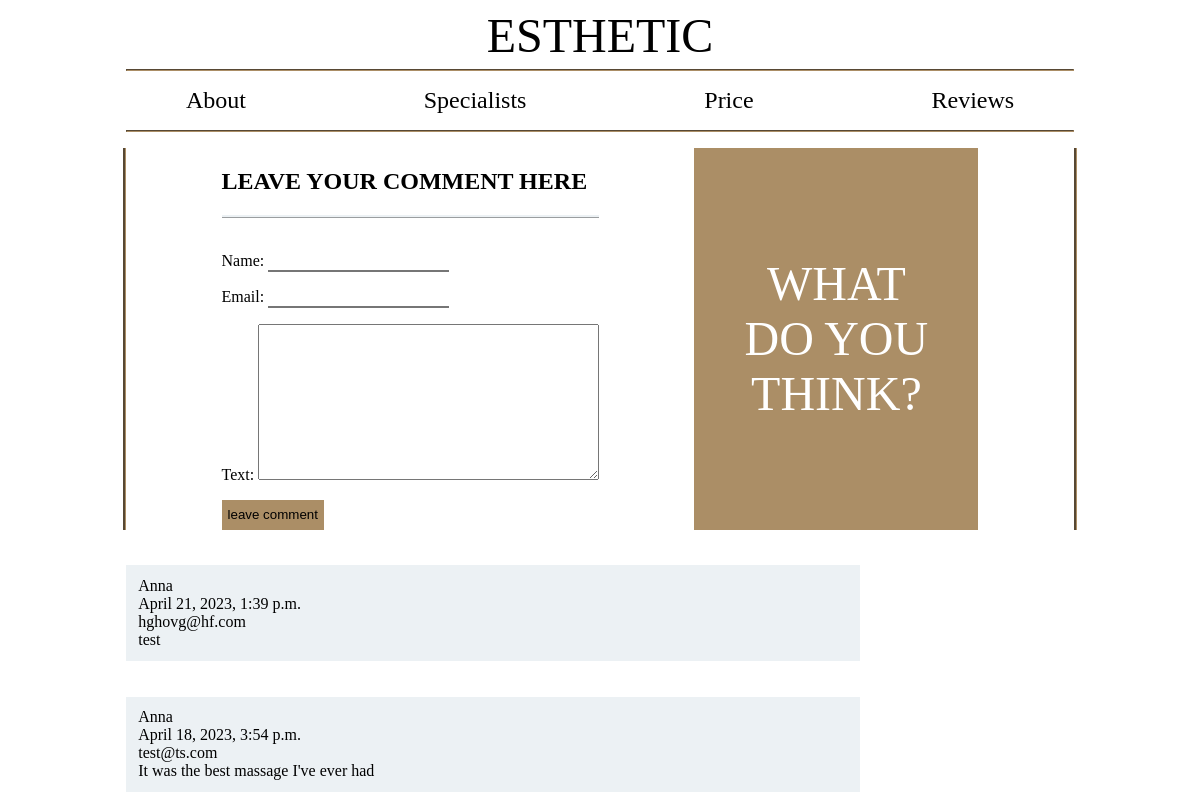
The app's page /reviews/ with its own data.
### app/models.py (models this page shows, shortened)
class Comment(models.Model):
    name = models.CharField(max_length=100)
    email = models.EmailField(primary_key=True, blank=False)
    text = models.TextField(blank=False)
    issued = models.DateTimeField(auto_now_add=True)

### app/views.py (the view)
# urls.py: path('reviews/', app_views.reviews, name='reviews'),
def reviews (request):
    if request.method == "POST":
        form = forms.NewCommentModelForm(request.POST, request.FILES)
        if form.is_valid():
            comment_entry = form.save(commit=False)
            comment_entry.issued =  datetime.datetime.now()
            comment_entry.save()
            form.save_m2m()
            return HttpResponseRedirect(request.path_info)
    else:
        form = forms.NewCommentModelForm()
        comments = Comment.objects.all().order_by('-issued').values()
    return render(request, 'reviews.html', {'form':form, 'comments':comments})

### app/forms/forms.py
class NewCommentModelForm(forms.ModelForm):
    class Meta:
        model = Comment
        fields = ('name', 'email', 'text')

### app/templates/reviews.html (shortened to what this page needs)
{% extends 'base.html' %}
{% block content %}
    <div class="wrapper">
    <div class="comments">
    <div class="form">
    <div class="underline"><h2>LEAVE YOUR COMMENT HERE</h2></div><br>
    <form method="POST">
        {{ form.as_p}}
        <button class="leave_comment" type="submit">leave comment</button>
    </form>
    </div>
    <div class="what">WHAT <br>DO YOU <br>THINK?</div>
    </div>
    </div>
    {% for x in comments %}
        <div class="comment"><span>{{ x.name }}</span><br><span>{{ x.issued }}</span><br><span>{{ x.email }}</span><br><span>{{ x.text }}</span></div>
    {% endfor %}
{% endblock %}

### app/static/app/css/style.css (style rules this page uses)
.comment { width: 60%; height: 20%; background-color:rgb(236 241 244); margin-left: 10%; margin-top: 3%; overflow: auto; padding: 1%; }
.what { background-color: rgb(171, 142, 102); width: 30%; display: flex; align-items: center; justify-content: center; color: white; font-size: 3em; text-align: center; }
.comments { width: 80%; display: flex; flex-wrap: wrap; flex-direction: row; justify-content: space-evenly; border-left-style: groove; border-right-style: groove; border-left-color: rgb(171, 142, 102); border-right-color: rgb(171, 142, 102); }
.wrapper { display: flex; justify-content: center; }
.leave_comment { background-color: rgb(171, 142, 102); border: none; height: 30px; }
.underline { border-bottom-style: ridge; border-bottom-color: rgb(236 241 244); }
input[type="text" i] { border-top: none; border-right: none; border-left: none; }
input[type="email" i] { border-top: none; border-right: none; border-left: none; }

### records on screen
Comment: name "Anna", issued "April 21, 2023, 1:39 p.m.", email "hghovg@hf.com", text "test"
Comment: name "Anna", issued "April 18, 2023, 3:54 p.m.", email "test@ts.com", text "It was the best massage I've ever had"
